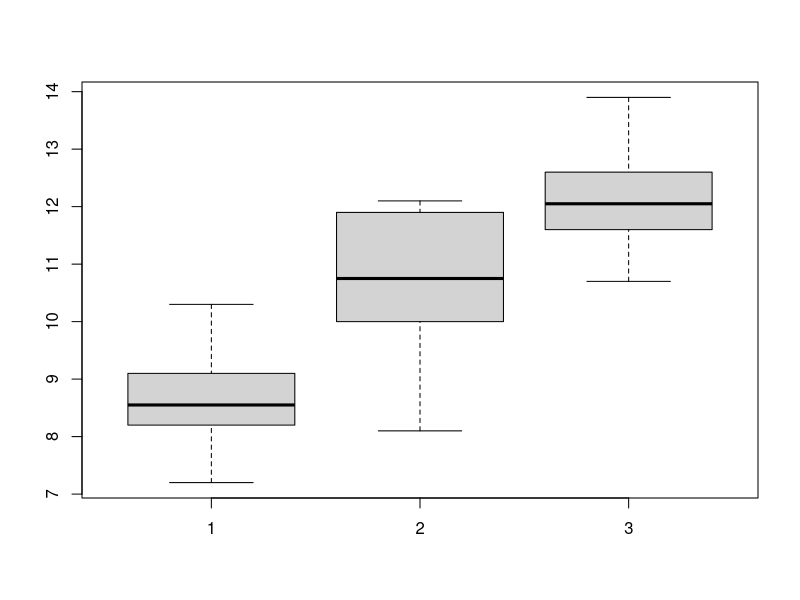
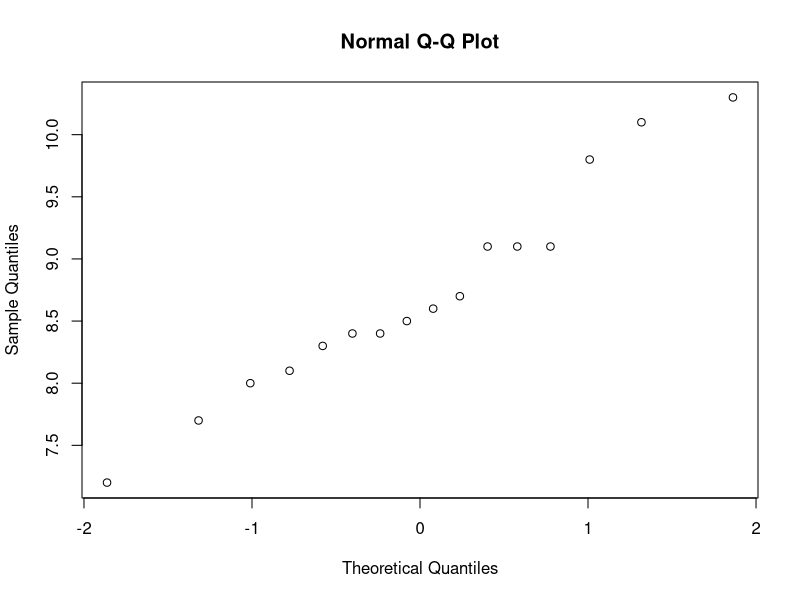
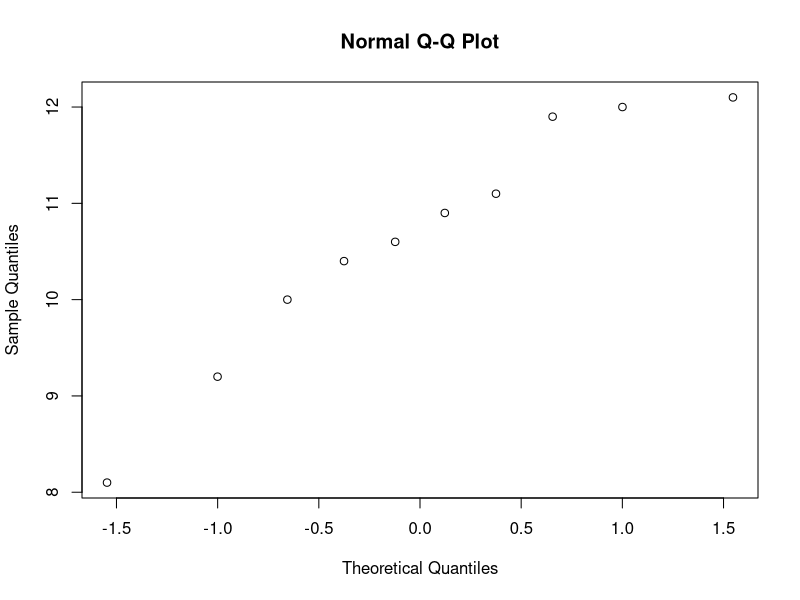
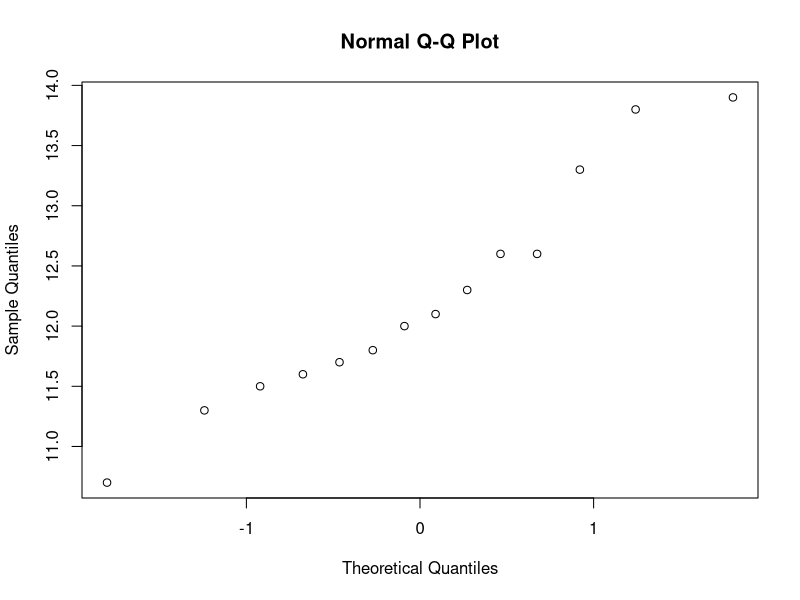

R code for these plots, in order: (Note: this script raises an error after producing the figures.)
ss <- c(7.2, 7.7, 8.0, 8.1, 8.3, 8.4, 8.4, 8.5, 8.6, 8.7, 9.1, 9.1, 9.1, 9.8, 10.1, 10.3)
st <- c(8.1, 9.2, 10.0, 10.4, 10.6, 10.9, 11.1, 11.9, 12.0, 12.1)
sc <- c(10.7, 11.3, 11.5, 11.6, 11.7, 11.8, 12.0, 12.1, 12.3, 12.6, 12.6, 13.3, 13.8, 13.9)

boxplot(ss, st, sc)

qqnorm(ss)
qqnorm(st)
qqnorm(sc)

sd_a <- sd(A)
sd_b <- sd(B)
sd_c <- sd(C)

sd_a
sd_b
sd_c

n_ss <- length(ss)
n_st <- length(st)
n_sc <- length(sc)

mean_ss <- mean(ss)
mean_st <- mean(st)
mean_sc <- mean(sc)
mean_g <- mean(c(ss,st,sc))

SSB <- n_ss*(mean_ss-mean_g)^2 + 
       n_st*(mean_st-mean_g)^2 + 
       n_sc*(mean_sc-mean_g)^2
between.df <- 2
between.meansquare <- SSB/2

SSW <- (n_ss-1)*var(ss)+
       (n_st-1)*var(st)+
       (n_sc-1)*var(sc)
within.df <- (n_ss + n_st + n_sc) - 3
within.meansquare <- SSW/within.df

SST <- SSW + SSB

F <- between.meansquare/within.meansquare

1-pf(F,df1=between.df, df2=within.df)